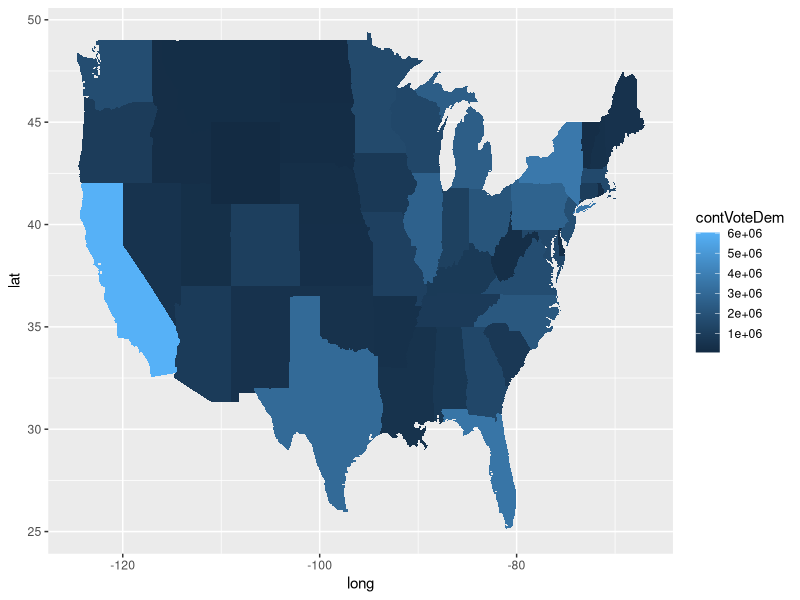

Write the R code that produced this figure. (Note: this script raises an error after producing the figure.)
## maps.R
## input is gerrymander file from jmel, slightly modified
## output is a few maps
## Nov 25 2012

require(ggplot2)
require(maps)
require(RColorBrewer)

state.votes = read.table("gerrymanderState.txt", header=TRUE, skip=8)
state.votes$state=sub("-", " ", state.votes$state)

mapofstates=map_data("state")
names(mapofstates)[5] = "state"

map.votes=merge(mapofstates, state.votes)
map.votes = map.votes[order(map.votes$order),]

qplot(long, lat, data=map.votes, geom="polygon", group=group, fill=contVoteDem)

map.votes$contDemSeatProp = map.votes$contSeatDem/map.votes$contSeatTot
map.votes$contDemVoteProp = map.votes$contVoteDem/map.votes$contVoteTot

qplot(long, lat, data=map.votes, geom="polygon", group=group, fill=contDemSeatProp/contDemVoteProp) + scale_fill_gradient2(low="red", mid="white", high="blue", midpoint=1, space="rgb")

